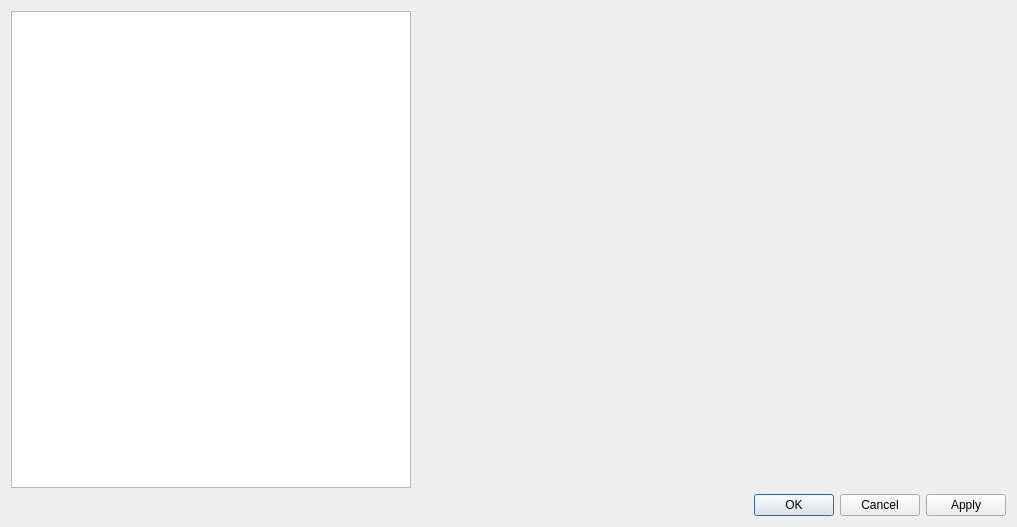
<?xml version="1.0" encoding="UTF-8"?>
<ui version="4.0">
 <class>Dialog</class>
 <widget class="QDialog" name="Dialog">
  <property name="geometry">
   <rect>
    <x>0</x>
    <y>0</y>
    <width>1017</width>
    <height>527</height>
   </rect>
  </property>
  <property name="windowTitle">
   <string>Dialog</string>
  </property>
  <layout class="QGridLayout" name="gridLayout">
   <item row="0" column="0">
    <widget class="PluginList" name="PluginList">
     <property name="maximumSize">
      <size>
       <width>400</width>
       <height>16777215</height>
      </size>
     </property>
    </widget>
   </item>
   <item row="1" column="1">
    <widget class="QDialogButtonBox" name="dialog_button_box">
     <property name="orientation">
      <enum>Qt::Horizontal</enum>
     </property>
     <property name="standardButtons">
      <set>QDialogButtonBox::Apply|QDialogButtonBox::Cancel|QDialogButtonBox::Ok</set>
     </property>
    </widget>
   </item>
  </layout>
 </widget>
 <customwidgets>
  <customwidget>
   <class>PluginList</class>
   <extends>QListWidget</extends>
   <header>brainframe.client.ui.dialogs.plugin_configuration.plugin_list.plugin_list</header>
  </customwidget>
 </customwidgets>
 <resources/>
 <connections>
  <connection>
   <sender>dialog_button_box</sender>
   <signal>accepted()</signal>
   <receiver>Dialog</receiver>
   <slot>accept()</slot>
   <hints>
    <hint type="sourcelabel">
     <x>1006</x>
     <y>516</y>
    </hint>
    <hint type="destinationlabel">
     <x>301</x>
     <y>526</y>
    </hint>
   </hints>
  </connection>
  <connection>
   <sender>dialog_button_box</sender>
   <signal>rejected()</signal>
   <receiver>Dialog</receiver>
   <slot>reject()</slot>
   <hints>
    <hint type="sourcelabel">
     <x>968</x>
     <y>516</y>
    </hint>
    <hint type="destinationlabel">
     <x>345</x>
     <y>526</y>
    </hint>
   </hints>
  </connection>
  <connection>
   <sender>PluginList</sender>
   <signal>plugin_selection_changed(QString)</signal>
   <receiver>Dialog</receiver>
   <slot>on_plugin_change(QString)</slot>
   <hints>
    <hint type="sourcelabel">
     <x>265</x>
     <y>253</y>
    </hint>
    <hint type="destinationlabel">
     <x>123</x>
     <y>512</y>
    </hint>
   </hints>
  </connection>
 </connections>
 <slots>
  <slot>on_plugin_change(QString)</slot>
 </slots>
</ui>
